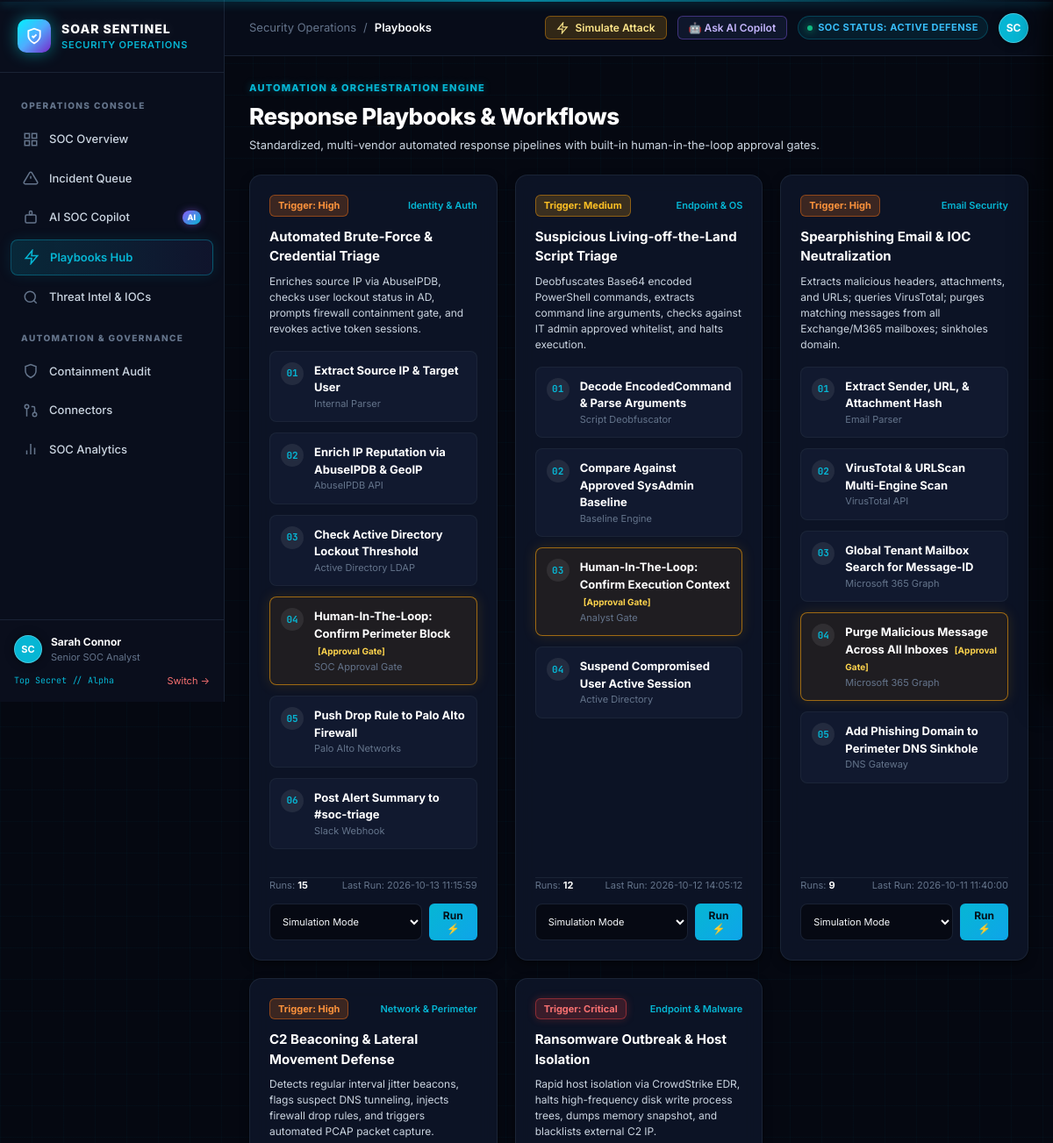
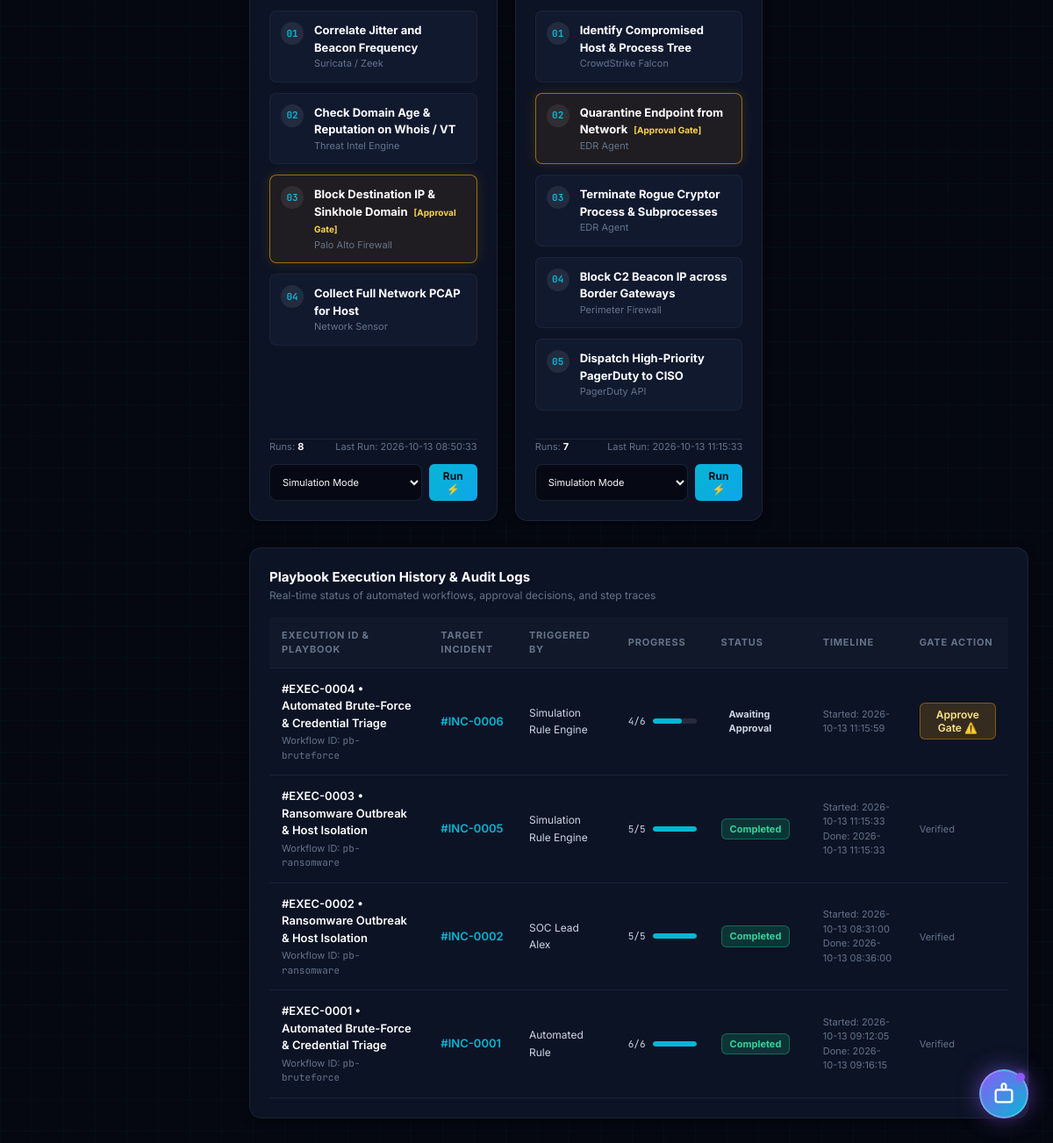
The page /playbooks on the database its author committed (2 pictures, top to bottom).
### tables this page shows
CREATE TABLE incidents (
            id INTEGER PRIMARY KEY AUTOINCREMENT,
            title TEXT NOT NULL,
            severity TEXT NOT NULL DEFAULT 'Medium',
            source TEXT NOT NULL DEFAULT 'Manual',
            status TEXT NOT NULL DEFAULT 'Open',
            details TEXT DEFAULT '',
            created_at TEXT NOT NULL
        , assigned_to TEXT DEFAULT 'Analyst Sarah', mitre_technique TEXT DEFAULT 'T1110 - Brute Force', artifacts_json TEXT DEFAULT '[]', containment_status TEXT DEFAULT 'None', updated_at TEXT DEFAULT '');

CREATE TABLE playbooks (
            id TEXT PRIMARY KEY,
            name TEXT NOT NULL,
            category TEXT NOT NULL,
            severity_trigger TEXT DEFAULT 'High',
            description TEXT NOT NULL,
            steps_json TEXT NOT NULL,
            auto_trigger INTEGER DEFAULT 0,
            runs_count INTEGER DEFAULT 0,
            last_run TEXT DEFAULT 'Never'
        );

CREATE TABLE playbook_executions (
            id INTEGER PRIMARY KEY AUTOINCREMENT,
            playbook_id TEXT NOT NULL,
            incident_id INTEGER,
            playbook_name TEXT NOT NULL,
            status TEXT NOT NULL DEFAULT 'Completed',
            triggered_by TEXT DEFAULT 'Analyst',
            current_step INTEGER DEFAULT 1,
            total_steps INTEGER DEFAULT 4,
            logs_json TEXT DEFAULT '[]',
            started_at TEXT NOT NULL,
            completed_at TEXT DEFAULT ''
        );

### app.py (the view)
@app.route("/playbooks")
def playbooks():
    with db() as conn:
        playbooks_list = conn.execute("SELECT * FROM playbooks ORDER BY runs_count DESC").fetchall()
        parsed_playbooks = []
        for p in playbooks_list:
            item = dict(p)
            item["steps"] = json.loads(p["steps_json"] or "[]")
            parsed_playbooks.append(item)
        executions = conn.execute("SELECT * FROM playbook_executions ORDER BY id DESC LIMIT 15").fetchall()
        parsed_executions = []
        for e in executions:
            item = dict(e)
            item["logs"] = json.loads(e["logs_json"] or "[]")
            parsed_executions.append(item)
        incidents = conn.execute("SELECT id, title, severity FROM incidents ORDER BY id DESC LIMIT 10").fetchall()
    return render_template("playbooks.html",
                           playbooks=parsed_playbooks,
                           executions=parsed_executions,
                           incidents=incidents,
                           page="playbooks")

### app.py (called while the page is built)
def db():
    conn = sqlite3.connect(DB_PATH)
    conn.row_factory = sqlite3.Row
    return conn

def get_current_user():
    user_email = session.get("user_email", "sarah@soar.corp")
    return USERS.get(user_email, USERS["sarah@soar.corp"])

@app.context_processor
def inject_user():
    return {"current_user": get_current_user()}

### templates/playbooks.html (shortened to what this page needs)
{% extends "base.html" %}
{% block content %}
<section class="content">
  <div class="heading">
    <div>
      <div class="eyebrow">AUTOMATION & ORCHESTRATION ENGINE</div>
      <h1>Response Playbooks & Workflows</h1>
      <p>Standardized, multi-vendor automated response pipelines with built-in human-in-the-loop approval gates.</p>
    </div>
  </div>
  <div class="grid three-col" style="margin-bottom:30px;">
    {% for pb in playbooks %}
    <div class="panel" style="display:flex; flex-direction:column; justify-content:space-between;">
      <div>
        <div style="display:flex; justify-content:space-between; align-items:center; margin-bottom:12px;">
          <span class="pill {{ 'critical' if pb.severity_trigger=='Critical' else ('high' if pb.severity_trigger=='High' else 'medium') }}">
            Trigger: {{ pb.severity_trigger }}
          </span>
          <span class="tiny" style="color:var(--cyan); font-weight:600;">{{ pb.category }}</span>
        </div>
        <h3 style="font-size:15px; font-weight:700; color:#fff; margin-bottom:8px;">{{ pb.name }}</h3>
        <p style="font-size:12px; color:var(--text-dim); line-height:1.5; margin-bottom:16px;">
          {{ pb.description }}
        </p>
        <div class="stepper">
          {% for s in pb.steps %}
          <div class="step-node {{ 'awaiting' if s.requires_approval else '' }}">
            <div class="step-num">{{ '%02d'|format(s.id) }}</div>
            <div class="step-info">
              <div class="step-title">
                {{ s.title }}
                {% if s.requires_approval %}
                <span style="font-size:10px; color:#fcd34d; margin-left:4px;">[Approval Gate]</span>
                {% endif %}
              </div>
              <div class="step-system">{{ s.system }}</div>
            </div>
          </div>
          {% endfor %}
        </div>
      </div>
      <div style="margin-top:16px; pt:16px; border-top:1px solid var(--border-subtle);">
        <div style="display:flex; justify-content:space-between; font-size:11px; color:var(--text-muted); margin-bottom:12px;">
          <span>Runs: <b style="color:#fff;">{{ pb.runs_count }}</b></span>
          <span>Last Run: {{ pb.last_run }}</span>
        </div>
        <form method="post" action="{{ url_for('run_playbook', pb_id=pb.id) }}" style="display:flex; gap:8px;">
          <select name="incident_id" style="font-size:11px; padding:6px 10px;">
            <option value="">Simulation Mode</option>
          </select>
          <button class="btn primary sm" type="submit">Run ⚡</button>
        </form>
      </div>
    </div>
    {% endfor %}
  </div>
  <div class="panel">
    <div class="panel-head">
      <div>
        <h2>Playbook Execution History & Audit Logs</h2>
        <div class="sub">Real-time status of automated workflows, approval decisions, and step traces</div>
      </div>
    </div>
    <div class="table-wrap">
      <table>
        <thead>
          <tr>
            <th>Execution ID & Playbook</th>
            <th>Target Incident</th>
            <th>Triggered By</th>
            <th>Progress</th>
            <th>Status</th>
            <th>Timeline</th>
            <th>Gate Action</th>
          </tr>
        </thead>
        <tbody>
          {% for ex in executions %}
          <tr>
            <td>
              <div style="font-weight:600; color:#fff;">#EXEC-{{ '%04d'|format(ex.id) }} &bull; {{ ex.playbook_name }}</div>
              <div class="tiny muted" style="margin-top:2px;">Workflow ID: <span class="mono">{{ ex.playbook_id }}</span></div>
            </td>
            <td>
              {% if ex.incident_id %}
              <a href="{{ url_for('incident_detail', incident_id=ex.incident_id) }}" style="color:var(--cyan); text-decoration:none; font-weight:600;">
                #INC-{{ '%04d'|format(ex.incident_id) }}
              </a>
              {% else %}
              <span class="tiny muted">Standalone Simulation</span>
              {% endif %}
            </td>
            <td>
              <span style="font-size:12px; color:var(--text-dim);">{{ ex.triggered_by }}</span>
            </td>
            <td>
              <div style="display:flex; align-items:center; gap:8px;">
                <span class="mono tiny">{{ ex.current_step }}/{{ ex.total_steps }}</span>
                <div class="meter-bar" style="width:50px;">
                  <div class="meter-fill" style="width:{{ (ex.current_step / ex.total_steps * 100)|round|int }}%; background:var(--cyan);"></div>
                </div>
              </div>
            </td>
            <td>
              <span class="pill {{ 'warning' if ex.status=='Awaiting Approval' else ('low' if ex.status=='Completed' else 'high') }}">
                {{ ex.status }}
              </span>
            </td>
            <td class="tiny muted">
              Started: {{ ex.started_at }}
              {% if ex.completed_at %}<br>Done: {{ ex.completed_at }}{% endif %}
            </td>
            <td>
              {% if ex.status == 'Awaiting Approval' %}
              <form method="post" action="{{ url_for('approve_playbook_step', exec_id=ex.id) }}">
                <button class="btn warning sm" type="submit">
                  Approve Gate ⚠️
                </button>
              </form>
              {% else %}
              <span class="tiny muted">Verified</span>
              {% endif %}
            </td>
          </tr>
          {% else %}
          <tr>
            <td colspan="7" style="text-align:center; padding:30px; color:var(--text-muted);">
              No playbook execution logs recorded yet.
            </td>
          </tr>
          {% endfor %}
        </tbody>
      </table>
    </div>
  </div>
</section>
{% endblock %}

### templates/base.html (shortened to what this page needs)
<!doctype html>
<html lang="en">
<head>
  <link rel="stylesheet" href="{{ url_for('static', filename='style.css') }}">
</head>
<body>
  <div class="cyber-grid-bg"></div>
  <div class="shell">
    <aside class="sidebar">
      <a class="brand" href="{{ url_for('dashboard') }}">
        <div class="brand-icon">
          <svg viewBox="0 0 24 24" fill="none" stroke="currentColor" stroke-width="2.2">
            <path d="M12 22s8-4 8-10V5l-8-3-8 3v7c0 6 8 10 8 10z"/>
            <path d="M9 12l2 2 4-4"/>
          </svg>
        </div>
        <div class="brand-text">
          <strong>SOAR SENTINEL</strong>
          <small>Security Operations</small>
        </div>
      </a>
      <nav class="nav">
        <div class="nav-label">OPERATIONS CONSOLE</div>
        <a class="{{ 'active' if page=='dashboard' else '' }}" href="{{ url_for('dashboard') }}">
          <svg viewBox="0 0 24 24" fill="none" stroke="currentColor" stroke-width="2">
            <rect x="3" y="3" width="7" height="7"/>
            <rect x="14" y="3" width="7" height="7"/>
            <rect x="14" y="14" width="7" height="7"/>
            <rect x="3" y="14" width="7" height="7"/>
          </svg>
          <span>SOC Overview</span>
        </a>
        <a class="{{ 'active' if page=='incidents' else '' }}" href="{{ url_for('incidents') }}">
          <svg viewBox="0 0 24 24" fill="none" stroke="currentColor" stroke-width="2">
            <path d="M10.29 3.86L1.82 18a2 2 0 0 0 1.71 3h16.94a2 2 0 0 0 1.71-3L13.71 3.86a2 2 0 0 0-3.42 0z"/>
            <line x1="12" y1="9" x2="12" y2="13"/>
            <line x1="12" y1="17" x2="12.01" y2="17"/>
          </svg>
          <span>Incident Queue</span>
        </a>
        <a class="{{ 'active' if page=='copilot' else '' }}" href="{{ url_for('copilot') }}">
          <svg viewBox="0 0 24 24" fill="none" stroke="currentColor" stroke-width="2">
            <path d="M12 2a2 2 0 0 1 2 2v2a2 2 0 0 1-2 2 2 2 0 0 1-2-2V4a2 2 0 0 1 2-2z"/>
            <rect x="4" y="8" width="16" height="12" rx="2"/>
            <line x1="9" y1="13" x2="9.01" y2="13"/>
            <line x1="15" y1="13" x2="15.01" y2="13"/>
          </svg>
          <span>AI SOC Copilot</span>
          <span class="nav-badge-ai">AI</span>
        </a>
        <a class="{{ 'active' if page=='playbooks' else '' }}" href="{{ url_for('playbooks') }}">
          <svg viewBox="0 0 24 24" fill="none" stroke="currentColor" stroke-width="2">
            <polygon points="13 2 3 14 12 14 11 22 21 10 12 10 13 2"/>
          </svg>
          <span>Playbooks Hub</span>
        </a>
        <a class="{{ 'active' if page=='threat_intel' else '' }}" href="{{ url_for('threat_intel') }}">
          <svg viewBox="0 0 24 24" fill="none" stroke="currentColor" stroke-width="2">
            <circle cx="11" cy="11" r="8"/>
            <line x1="21" y1="21" x2="16.65" y2="16.65"/>
          </svg>
          <span>Threat Intel & IOCs</span>
        </a>
        <div class="nav-label">AUTOMATION & GOVERNANCE</div>
        <a class="{{ 'active' if page=='actions' else '' }}" href="{{ url_for('actions') }}">
          <svg viewBox="0 0 24 24" fill="none" stroke="currentColor" stroke-width="2">
            <path d="M12 22s8-4 8-10V5l-8-3-8 3v7c0 6 8 10 8 10z"/>
          </svg>
          <span>Containment Audit</span>
        </a>
        <a class="{{ 'active' if page=='integrations' else '' }}" href="{{ url_for('integrations') }}">
          <svg viewBox="0 0 24 24" fill="none" stroke="currentColor" stroke-width="2">
            <circle cx="18" cy="18" r="3"/>
            <circle cx="6" cy="6" r="3"/>
            <path d="M13 6h3a2 2 0 0 1 2 2v7"/>
            <line x1="6" y1="9" x2="6" y2="21"/>
          </svg>
          <span>Connectors</span>
        </a>
        <a class="{{ 'active' if page=='reports' else '' }}" href="{{ url_for('reports') }}">
          <svg viewBox="0 0 24 24" fill="none" stroke="currentColor" stroke-width="2">
            <line x1="18" y1="20" x2="18" y2="10"/>
            <line x1="12" y1="20" x2="12" y2="4"/>
            <line x1="6" y1="20" x2="6" y2="14"/>
          </svg>
          <span>SOC Analytics</span>
        </a>
      </nav>
      <div class="side-bottom">
        <div style="display:flex; align-items:center; gap:10px; margin-bottom:10px;">
          <div class="avatar" style="background:{{ current_user.color }}; width:32px; height:32px; font-size:11px;">
            {{ current_user.avatar }}
          </div>
          <div style="flex:1; overflow:hidden;">
            <div style="font-weight:700; color:#fff; font-size:12px; white-space:nowrap; text-overflow:ellipsis; overflow:hidden;">{{ current_user.name }}</div>
            <div class="tiny" style="color:var(--text-muted); white-space:nowrap; text-overflow:ellipsis; overflow:hidden;">{{ current_user.role }}</div>
          </div>
        </div>
        <div style="display:flex; justify-content:space-between; align-items:center;">
          <span class="tiny mono" style="color:var(--cyan); font-size:10px;">{{ current_user.clearance }}</span>
          <a href="{{ url_for('login') }}" class="tiny" style="color:#f87171; text-decoration:none;">Switch &rarr;</a>
        </div>
      </div>
    </aside>
    <main class="main">
      <header class="topbar">
        <div class="crumb">
          <span>Security Operations</span>
          <span>/</span>
          <b>{{ page|replace('_', ' ')|capitalize }}</b>
        </div>
        <div class="top-right">
          <button class="btn warning sm" data-modal-open="simModal">
            <svg width="14" height="14" viewBox="0 0 24 24" fill="none" stroke="currentColor" stroke-width="2">
              <polygon points="13 2 3 14 12 14 11 22 21 10 12 10 13 2"/>
            </svg>
            Simulate Attack
          </button>
          <button class="btn secondary sm" id="topbarCopilotBtn" style="border-color:rgba(139,92,246,0.4); color:#c4b5fd;">
            🤖 Ask AI Copilot
          </button>
          <span class="env-tag">
            <span class="live-pulse" style="width:6px; height:6px;"></span>
            SOC STATUS: ACTIVE DEFENSE
          </span>
          <a href="{{ url_for('login') }}" class="avatar" style="background:{{ current_user.color }}; text-decoration:none;" title="{{ current_user.name }} ({{ current_user.role }}) - Click to switch operator">
            {{ current_user.avatar }}
          </a>
        </div>
      </header>
      {% block content %}{% endblock %}
    </main>
  </div>
  <button class="floating-copilot-btn" id="openCopilotBtn" title="Open Sentinel AI Copilot">
    <span class="live-pulse" style="position:absolute; top:2px; right:2px; width:10px; height:10px; background:#8b5cf6; box-shadow:0 0 10px #8b5cf6;"></span>
    <svg viewBox="0 0 24 24" fill="none" stroke="currentColor" stroke-width="2">
      <path d="M12 2a2 2 0 0 1 2 2v2a2 2 0 0 1-2 2 2 2 0 0 1-2-2V4a2 2 0 0 1 2-2z"/>
      <rect x="4" y="8" width="16" height="12" rx="2"/>
      <line x1="9" y1="13" x2="9.01" y2="13"/>
      <line x1="15" y1="13" x2="15.01" y2="13"/>
    </svg>
  </button>
</body>
</html>

### rows shown on the page
incidents: name "Sarah Connor"
playbooks: severity_trigger "High", category "Identity & Auth", name "Automated Brute-Force & Credential Triage", description "Enriches source IP via AbuseIPDB, checks user lockout status in AD, prompts firewall containment gate, and revokes active token sessions.", id "01" "02" "03" "04" "05" "06", title "Extract Source IP & Target User" "Enrich IP Reputation via AbuseIPDB & GeoIP" "Check Active Directory Lockout Threshold" "Human-In-The-Loop: Confirm Perimeter Block" "Push Drop Rule to Palo Alto Firewall" "Post Alert Summary to #soc-triage", system "Internal Parser" "AbuseIPDB API" "Active Directory LDAP" "SOC Approval Gate" "Palo Alto Networks" "Slack Webhook", runs_count "15", last_run "2026-10-13 11:15:59"
playbooks: severity_trigger "Medium", category "Endpoint & OS", name "Suspicious Living-off-the-Land Script Triage", description "Deobfuscates Base64 encoded PowerShell commands, extracts command line arguments, checks against IT admin approved whitelist, and halts execution.", id "01" "02" "03" "04", title "Decode EncodedCommand & Parse Arguments" "Compare Against Approved SysAdmin Baseline" "Human-In-The-Loop: Confirm Execution Context" "Suspend Compromised User Active Session", system "Script Deobfuscator" "Baseline Engine" "Analyst Gate" "Active Directory", runs_count "12", last_run "2026-10-12 14:05:12"
playbooks: severity_trigger "High", category "Email Security", name "Spearphishing Email & IOC Neutralization", description "Extracts malicious headers, attachments, and URLs; queries VirusTotal; purges matching messages from all Exchange/M365 mailboxes; sinkholes domain.", id "01" "02" "03" "04" "05", title "Extract Sender, URL, & Attachment Hash" "VirusTotal & URLScan Multi-Engine Scan" "Global Tenant Mailbox Search for Message-ID" "Purge Malicious Message Across All Inboxes" "Add Phishing Domain to Perimeter DNS Sinkhole", system "Email Parser" "VirusTotal API" "Microsoft 365 Graph" "Microsoft 365 Graph" "DNS Gateway", runs_count "9", last_run "2026-10-11 11:40:00"
playbooks: severity_trigger "High", category "Network & Perimeter", name "C2 Beaconing & Lateral Movement Defense", description "Detects regular interval jitter beacons, flags suspect DNS tunneling, injects firewall drop rules, and triggers automated PCAP packet capture.", id "01" "02" "03" "04", title "Correlate Jitter and Beacon Frequency" "Check Domain Age & Reputation on Whois / VT" "Block Destination IP & Sinkhole Domain" "Collect Full Network PCAP for Host", system "Suricata / Zeek" "Threat Intel Engine" "Palo Alto Firewall" "Network Sensor", runs_count "8", last_run "2026-10-13 08:50:33"
playbooks: severity_trigger "Critical", category "Endpoint & Malware", name "Ransomware Outbreak & Host Isolation", description "Rapid host isolation via CrowdStrike EDR, halts high-frequency disk write process trees, dumps memory snapshot, and blacklists external C2 IP.", id "01" "02" "03" "04" "05", title "Identify Compromised Host & Process Tree" "Quarantine Endpoint from Network" "Terminate Rogue Cryptor Process & Subprocesses" "Block C2 Beacon IP across Border Gateways" "Dispatch High-Priority PagerDuty to CISO", system "CrowdStrike Falcon" "EDR Agent" "EDR Agent" "Perimeter Firewall" "PagerDuty API", runs_count "7", last_run "2026-10-13 11:15:33"
playbook_executions: id "0004", playbook_name "Automated Brute-Force & Credential Triage", playbook_id "pb-bruteforce", incident_id "0006", triggered_by "Simulation Rule Engine", current_step "4", total_steps "6", status "Awaiting Approval", started_at "2026-10-13 11:15:59"
playbook_executions: id "0003", playbook_name "Ransomware Outbreak & Host Isolation", playbook_id "pb-ransomware", incident_id "0005", triggered_by "Simulation Rule Engine", current_step "5", total_steps "5", status "Completed", started_at "2026-10-13 11:15:33", completed_at "2026-10-13 11:15:33", shows "Verified"
playbook_executions: id "0002", playbook_name "Ransomware Outbreak & Host Isolation", playbook_id "pb-ransomware", incident_id "0002", triggered_by "SOC Lead Alex", current_step "5", total_steps "5", status "Completed", started_at "2026-10-13 08:31:00", completed_at "2026-10-13 08:36:00", shows "Verified"
playbook_executions: id "0001", playbook_name "Automated Brute-Force & Credential Triage", playbook_id "pb-bruteforce", incident_id "0001", triggered_by "Automated Rule", current_step "6", total_steps "6", status "Completed", started_at "2026-10-13 09:12:05", completed_at "2026-10-13 09:16:15", shows "Verified"

### other values the page prints
{{ current_user.avatar }} "SC"
{{ current_user.role }} "Senior SOC Analyst"
{{ current_user.clearance }} "Top Secret // Alpha"
{{ page|replace('_', ' ')|capitalize }} "Playbooks"
